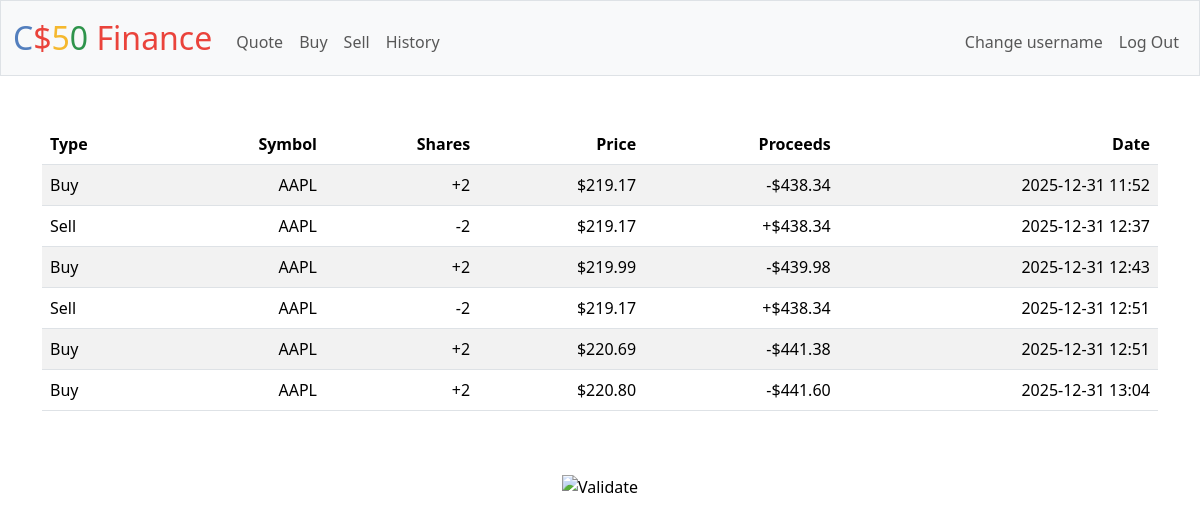
The page /history (signed in) on the database its author committed.
### tables this page shows
CREATE TABLE transactions (
transaction_id INTEGER NOT NULL,
user_id INTEGER NOT NULL,
transaction_type TEXT NOT NULL,
symbol TEXT NOT NULL,
shares TEXT NOT NULL,
proceeds FLOAT NOT NULL,
date TEXT NOT NULL, price FLOAT,
PRIMARY KEY (transaction_id)
);

### app.py (the view)
@app.route("/history")
@login_required
def history():
    user_id = session.get("user_id")
    logs = db.execute("SELECT * FROM transactions WHERE user_id = ?", user_id)
    return render_template("history.html", logs=logs)

### app.py (called while the page is built)
@app.after_request
def after_request(response):
    response.headers["Cache-Control"] = "no-cache, no-store, must-revalidate"
    response.headers["Expires"] = 0
    response.headers["Pragma"] = "no-cache"
    return response

### helpers.py (called while the page is built)
def login_required(f):
    @wraps(f)
    def decorated_function(*args, **kwargs):
        if session.get("user_id") is None:
            return redirect("/login")
        return f(*args, **kwargs)
    return decorated_function

def usd(value):
    return f"${value:,.2f}"

### templates/history.html (shortened to what this page needs)
{% extends "layout.html" %}
{% block main %}
    <table class="table table-striped">
        <thead>
            <tr>
                <th class="text-start">Type</th>
                <th class="text-end">Symbol</th>
                <th class="text-end">Shares</th>
                <th class="text-end">Price</th>
                <th class="text-end">Proceeds</th>
                <th class="text-end">Date</th>
            </tr>
        </thead>
        <tbody>
            {% for log in logs %}
                <tr>
                    {% if log.transaction_type == "Buy" %}
                        <td class="text-start">{{ log.transaction_type }}</td>
                        <td class="text-end">{{ log.symbol }}</td>
                        <td class="text-end">{{ log.shares }}</td>
                        <td class="text-end">{{ log.price | usd }}</td>
                        <td class="text-end">-{{ log.proceeds | usd }}</td>
                        <td class="text-end">{{ log.date }}</td>
                    {% else %}
                        <td class="text-start">{{ log.transaction_type }}</td>
                        <td class="text-end">{{ log.symbol }}</td>
                        <td class="text-end">{{ log.shares }}</td>
                        <td class="text-end">{{ log.price | usd }}</td>
                        <td class="text-end">+{{ log.proceeds | usd }}</td>
                        <td class="text-end">{{ log.date }}</td>
                    {% endif %}
                </tr>
            {% endfor %}
        </tbody>
    </table>
{% endblock %}

### templates/layout.html (shortened to what this page needs)
<!DOCTYPE html>
<html lang="en">
    <head>
        <link href="https://cdn.jsdelivr.net/npm/bootstrap@5.3.3/dist/css/bootstrap.min.css" rel="stylesheet">
        <link href="/static/styles.css" rel="stylesheet">
    </head>
    <body>
        <nav class="bg-light border navbar navbar-expand-md navbar-light">
            <div class="container-fluid">
                <a class="navbar-brand" href="/"><span class="blue">C</span><span class="red">$</span><span class="yellow">5</span><span class="green">0</span> <span class="red">Finance</span></a>
                <div class="collapse navbar-collapse" id="navbar">
                    {% if session["user_id"] %}
                        <ul class="navbar-nav me-auto mt-2">
                            <li class="nav-item"><a class="nav-link" href="/quote">Quote</a></li>
                            <li class="nav-item"><a class="nav-link" href="/buy">Buy</a></li>
                            <li class="nav-item"><a class="nav-link" href="/sell">Sell</a></li>
                            <li class="nav-item"><a class="nav-link" href="/history">History</a></li>
                        </ul>
                        <ul class="navbar-nav ms-auto mt-2">
                            <li class="nav-item"><a class="nav-link" href="/change">Change username</a></li>
                            <li class="nav-item"><a class="nav-link" href="/logout">Log Out</a></li>
                        </ul>
                    {% else %}
                        <ul class="navbar-nav ms-auto mt-2">
                            <li class="nav-item"><a class="nav-link" href="/register">Register</a></li>
                            <li class="nav-item"><a class="nav-link" href="/login">Log In</a></li>
                        </ul>
                    {% endif %}
                </div>
            </div>
        </nav>
        <main class="container py-5 text-center">
            {% block main %}{% endblock %}
        </main>
        <footer class="mb-5">
            <form action="https://validator.w3.org/check" class="text-center" enctype="multipart/form-data" method="post" target="_blank">
                <input alt="Validate" src="/static/I_heart_validator.png" type="image">
            </form>
        </footer>
    </body>
</html>

### static/styles.css (style rules this page uses)
nav .navbar-brand { font-size: xx-large; }
nav .navbar-brand .blue { color: #537fbe; }
nav .navbar-brand .red { color: #ea433b; }
nav .navbar-brand .yellow { color: #f5b82e; }
nav .navbar-brand .green { color: #2e944b; }

### rows shown on the page
transactions: transaction_type "Buy", symbol "AAPL", shares "+2", price "$219.17", proceeds "$438.34", date "2025-12-31 11:52"
transactions: transaction_type "Sell", symbol "AAPL", shares "-2", price "$219.17", proceeds "$438.34", date "2025-12-31 12:37"
transactions: transaction_type "Buy", symbol "AAPL", shares "+2", price "$219.99", proceeds "$439.98", date "2025-12-31 12:43"
transactions: transaction_type "Sell", symbol "AAPL", shares "-2", price "$219.17", proceeds "$438.34", date "2025-12-31 12:51"
transactions: transaction_type "Buy", symbol "AAPL", shares "+2", price "$220.69", proceeds "$441.38", date "2025-12-31 12:51"
transactions: transaction_type "Buy", symbol "AAPL", shares "+2", price "$220.80", proceeds "$441.60", date "2025-12-31 13:04"
